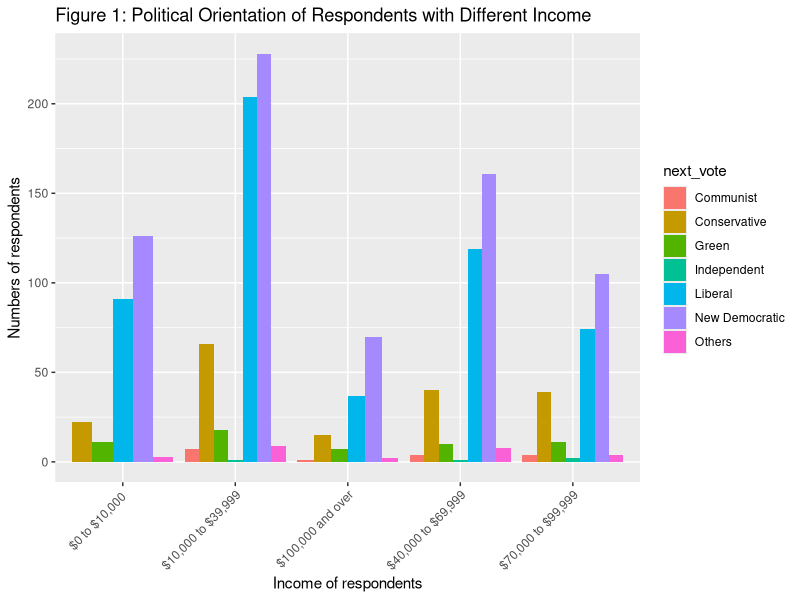
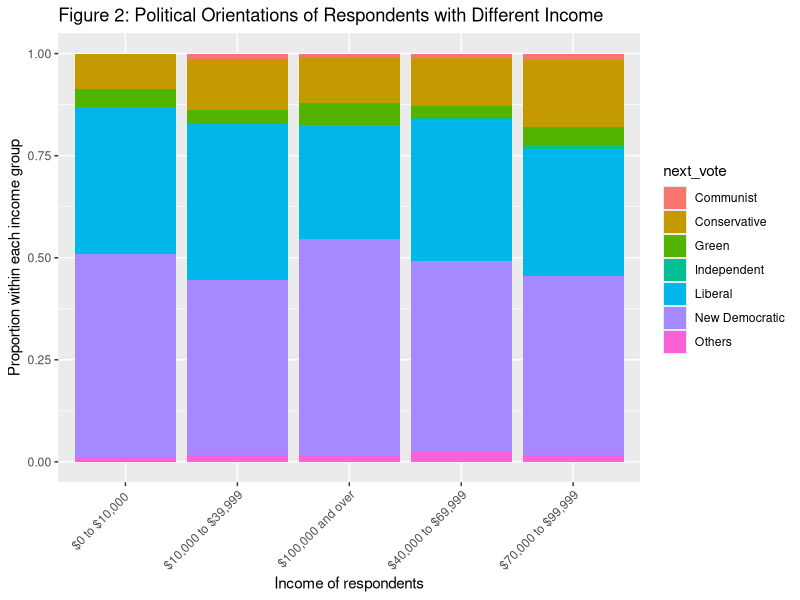
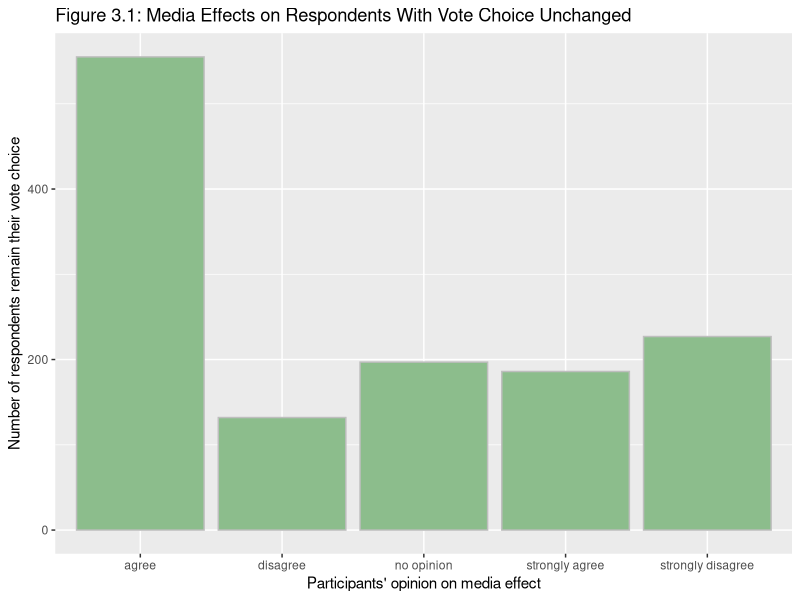
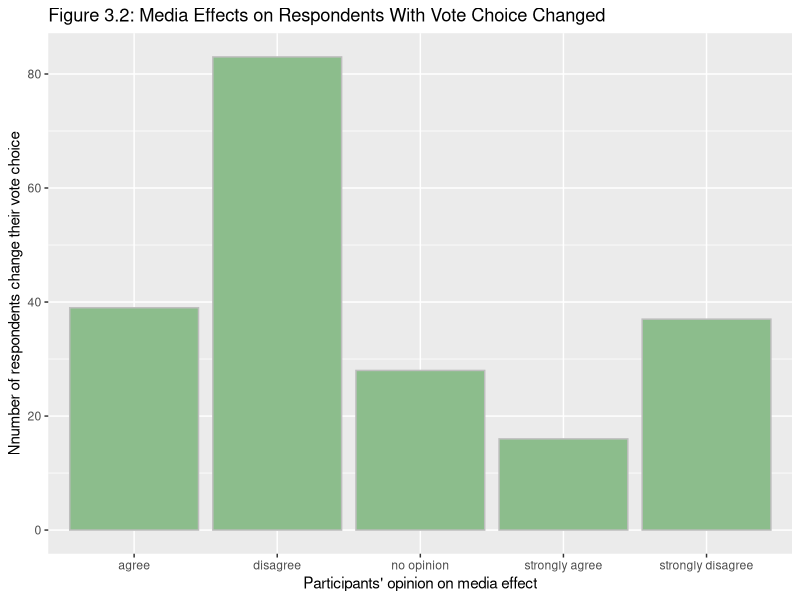
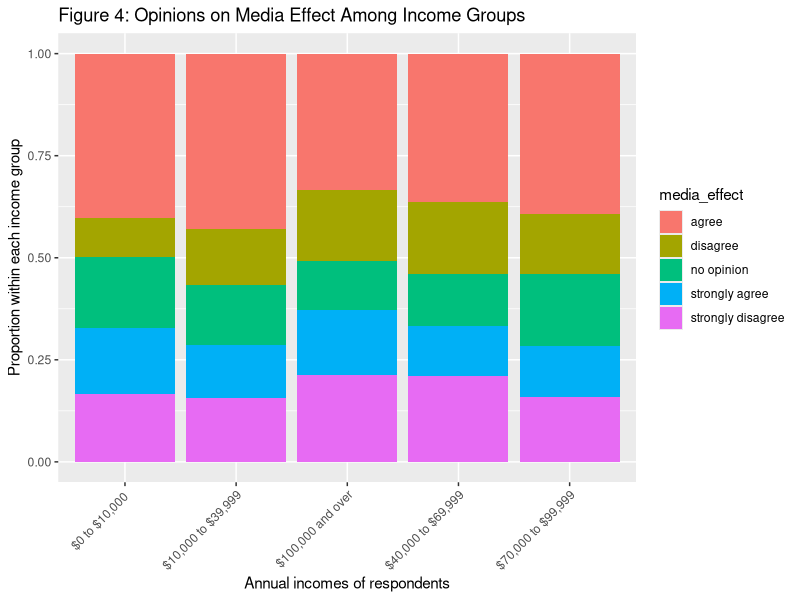
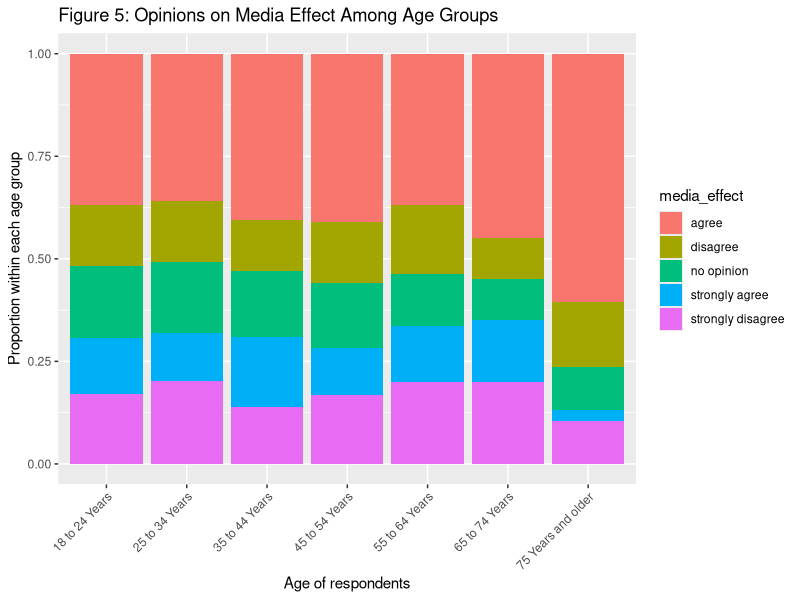
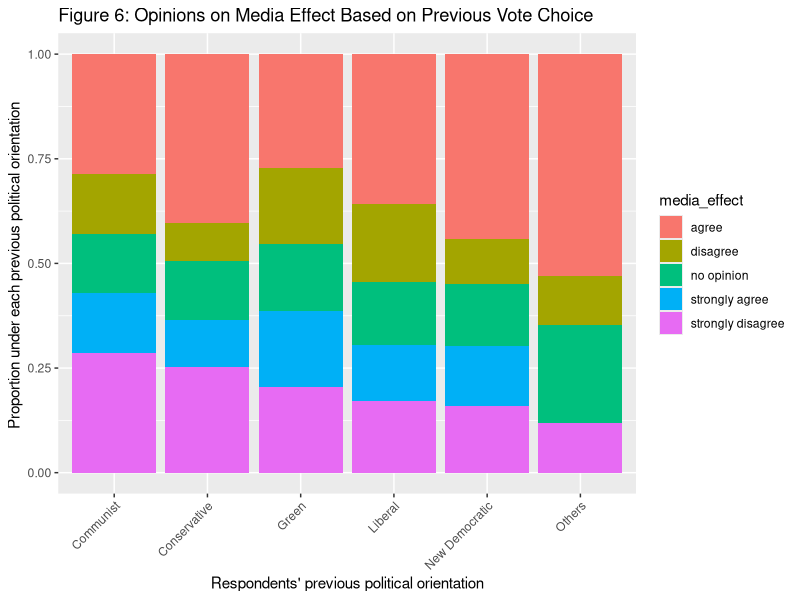
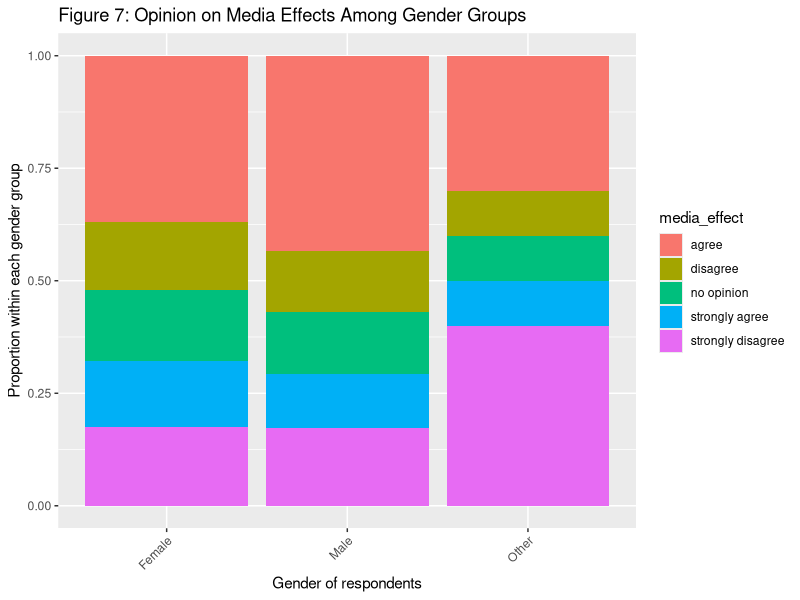

The R source for these figures, in order: (Note: this script raises an error after producing the figures.)
## ---- chunk 1
# set op or download pakages
knitr::opts_chunk$set(echo = TRUE)
library(tidyverse)
library(ggplot2)
#install.packages("ggthemes")
library(ggthemes)
# install.packages("sampling")
library(sampling)
library(dplyr)
library(tibble)
library(gridExtra)
library(knitr)
## ---- chunk 2
# set population size as 78500
N <- 78500
set.seed(1999) # set seed so that the result could be reproductible
# According to the designed survey questions, simulate dataset
#============Question 1: Simulate data for gender==============
gender_list <- c("Female","Male","Other")
gender <- sample(x=gender_list, N,replace=TRUE,prob=c(0.58,0.41,0.01))

#============Question 2: Simulate age spreads==================
age_list <- c("18 to 24 Years","25 to 34 Years","35 to 44 Years",
              "45 to 54 Years","55 to 64 Years", "65 to 74 Years",
              "75 Years and older") 
age <- sample(x=age_list, N, replace=TRUE,
              prob=c(0.12,0.18,0.2,0.18,0.21,0.09,0.02))

#============Question 3: Simulate participants' annual income===========
income_list<-c("$0 to $10,000 ","$10,000 to $39,999","$40,000 to $69,999",
               "$70,000 to $99,999","$100,000 and over")
income <- sample(x=income_list, N, replace = TRUE,
                prob=c(0.18,0.37,0.23,0.15,0.09))

#============Question 4: Simulate participants' last votes==============
party_list <- c("New Democratic","Liberal","Communist","Independent",
                "Conservative","Green","Others")
last_voted_party <-sample(x = party_list, N, replace =TRUE,
                          prob=c(0.41,0.44,0.005,0.002,0.10,0.033,0.01))

#============Question 5: Simulate satisfaction level of the current ruling party=========
# 1-extremely unsatisfied 2-somehow unsatisfied 3-no opinion
# 4-somehow satisfied 5-exremely satisfied
satisfication_list <- c(1:5)
satisfaction <- rbinom(N, 5, 0.75)

# Generate Population Dataset
mydata <- tibble(gender, age, satisfaction, income, last_voted_party)
## ---- chunk 3
#============Question 6: Simulate participants' next vote=============
party_list <- c("New Democratic","Liberal","Communist","Independent",
                "Conservative","Green","Others")
mydata$next_vote <- NA # create a new variable: next_vote

# group the population by measurements' last votes
last_vote_ND <- nrow(mydata[mydata$last_voted_party=="New Democratic",])
last_vote_lib <- nrow(mydata[mydata$last_voted_party=="Liberal",])
last_vote_com <- nrow(mydata[mydata$last_voted_party=="Communist",])
last_vote_indep <- nrow(mydata[mydata$last_voted_party=="Independent",])
last_vote_conser <- nrow(mydata[mydata$last_voted_party=="Conservative",])
last_vote_green <- nrow(mydata[mydata$last_voted_party=="Green",])
last_other <- nrow(mydata[mydata$last_voted_party=="Others",])

# simulate their next votes with different probabilities
will_vote_ND <- sample(party_list, last_vote_ND, replace=TRUE,
                       prob=c(0.95,0.023,0.008,0.002,0.003,0.004,0.01))
will_vote_lib <- sample(party_list, last_vote_lib, replace=TRUE,
                       prob=c(0.14,0.77,0.005,0.002,0.04,0.033,0.01))
will_vote_com <- sample(party_list, last_vote_com, replace=TRUE,
                       prob=c(0.07,0.05,0.85,0.005,0.005,0.01,0.01))
will_vote_indep <- sample(party_list, last_vote_indep, replace=TRUE,
                       prob=c(0.004,0.009,0.005,0.96,0.01,0.002,0.01))
will_vote_conser <- sample(party_list, last_vote_conser, replace=TRUE,
                       prob=c(0.01,0.002,0.001,0.023,0.95,0.004,0.01))
will_vote_green <-sample(party_list, last_vote_green, replace=TRUE,
                       prob=c(0.139,0.04,0.004,0.002,0.005,0.8,0.01))
will_vote_other <- sample(party_list, last_other, replace=TRUE,
                       prob=c(0.1,0.038,0.005,0.002,0.10,0.03,0.86))

# simulate participants' next voting based on their votes on last election
mydata$next_vote[mydata$last_voted_party=="New Democratic"] <- will_vote_ND
mydata$next_vote[mydata$last_voted_party=="Liberal"] <- will_vote_lib
mydata$next_vote[mydata$last_voted_party=="Communist"] <- will_vote_com
mydata$next_vote[mydata$last_voted_party=="Independent"] <- will_vote_indep
mydata$next_vote[mydata$last_voted_party=="Conservative"] <- will_vote_conser
mydata$next_vote[mydata$last_voted_party=="Green"] <- will_vote_green
mydata$next_vote[mydata$last_voted_party=="Others"] <- will_vote_other
## ---- chunk 4
#============Question 7: Simulate the audience opinion on media effect on voting======
# set the scales according to the survey question on participants' opinion on media
media_list <- c("strongly agree","agree","no opinion","disagree","strongly disagree")
mydata <- mutate(mydata, media_effect=NA) #create a new empty variable

# record the measurements that plan to vote for different party
vote_diff <- nrow(mydata[mydata$last_voted_party!=mydata$next_vote,])
vote_same <- nrow(mydata[mydata$last_voted_party==mydata$next_vote,])

# simulate party-switching participants' opinions on media effect
agree_opinion <- sample(media_list, vote_same, replace = TRUE,
                       prob = c(0.15,0.45, 0.15, 0.1, 0.15))
disagree_opinion <- sample(media_list, vote_diff, replace = TRUE,
                          prob = c(0.05,0.2,0.15,0.45,0.15))
# frame the simulation into dataset
mydata$media_effect[mydata$last_voted_party==mydata$next_vote] <- agree_opinion
mydata$media_effect[mydata$last_voted_party!=mydata$next_vote] <- disagree_opinion
## ---- chunk 5
# perform random selection without replacement
# we set ideal sample size n as 1500
srswor_sample <- sample(1:N, 1500, replace = FALSE)
# store the sample dataset for the following analysis
mydata <- mydata %>% slice(srswor_sample)
## ---- chunk 6
# simulated distribution of satisfaction data
# assuming satisfaction scores follows a binomial distribution
# binomial(N, 5, 0.75)
# ~N(5*0.75, 5*0.75*(1-0.75)) -> N(3.75, 0.9375)

n<-1500 #define the sample size
# calculate 95% confidence interval of population mean
# get sample mean and its standard deviation
summary(mydata$satisfaction)
sd(mydata$satisfaction)
# calculate the marginal error
margin_error <- qt(.95,n-1)*sd(mydata$satisfaction)/sqrt(n)
# calculate the CI
lower_bound <- mean(mydata$satisfaction) - margin_error
upper_bound <- mean(mydata$satisfaction) + margin_error
lower_bound
upper_bound
# calculate estimation of the variance of population satisfaction scores
pop_satisfaction_var <- (1-(n/N))*var(mydata$satisfaction)/n
pop_satisfaction_var
## ---- chunk 7
mydata %>%
 ggplot(aes(x=`income`,fill=`next_vote`)) +
  geom_bar(position="dodge")+
  scale_color_fivethirtyeight() +
  ylab("Numbers of respondents") +
  xlab("Income of respondents") +
  theme(axis.text.x = element_text(angle = 45, hjust=1)) +
  ggtitle("Figure 1: Political Orientation of Respondents with Different Income")

mydata %>%
ggplot(aes(x=`income`,fill=`next_vote`)) +
  geom_bar(position="fill") +
  scale_color_fivethirtyeight() +
  theme(axis.text.x = element_text(angle = 45, hjust=1)) +
  ylab('Proportion within each income group') +
  xlab("Income of respondents") +
  ggtitle("Figure 2: Political Orientations of Respondents with Different Income")
## ---- chunk 8
# want to plot the opinion on media effect of audience who plan to vote differently
# first, create new column to record differences between two votes
mydata$party_choice <-ifelse(mydata$last_voted_party == mydata$next_vote,
                             'remain', 'switch')
p1 <- mydata %>% 
  filter(party_choice=="remain") %>%
  ggplot(aes(x=media_effect, group=party_choice)) +
  geom_bar(fill='#8CBD8C',col='grey') +
  xlab("Participants' opinion on media effect") +
  ylab("Number of respondents remain their vote choice") +
  ggtitle('Figure 3.1: Media Effects on Respondents With Vote Choice Unchanged')

p2 <- mydata %>% 
  filter(party_choice !="remain") %>%
  ggplot(aes(x=media_effect, group=party_choice)) +
  geom_bar(fill='#8CBD8C',col='grey') +
  xlab("Participants' opinion on media effect") +
  ylab("Nnumber of respondents change their vote choice") +
  ggtitle('Figure 3.2: Media Effects on Respondents With Vote Choice Changed')

p1
p2
## ---- chunk 9
mydata %>%
  ggplot(aes(x=`income`,fill=`media_effect`)) +
  geom_bar(position="fill") +
  scale_color_fivethirtyeight() +
  theme(axis.text.x = element_text(angle = 45, hjust=1)) +
  ylab("Proportion within each income group") +
  xlab("Annual incomes of respondents") +
  ggtitle("Figure 4: Opinions on Media Effect Among Income Groups")
## ---- chunk 10
mydata %>%
  ggplot(aes(x=`age`,fill=`media_effect`)) +
  geom_bar(position="fill") +
  scale_color_fivethirtyeight() +
  theme(axis.text.x = element_text(angle = 45, hjust=1)) +
  ylab("Proportion within each age group") +
  xlab("Age of respondents") +
  ggtitle("Figure 5: Opinions on Media Effect Among Age Groups")
## ---- chunk 11
mydata %>%
ggplot(aes(x=`last_voted_party`,fill=`media_effect`)) +
  geom_bar(position="fill") +
  scale_color_fivethirtyeight()+
  theme(axis.text.x = element_text(angle = 45, hjust=1)) +
  ylab("Proportion under each previous political orientation ") +
  xlab("Respondents' previous political orientation") +
  ggtitle("Figure 6: Opinions on Media Effect Based on Previous Vote Choice")
## ---- chunk 12
mydata %>%
ggplot(aes(x=`gender`,fill=`media_effect`)) +
  geom_bar(position="fill") +
  scale_color_fivethirtyeight() +
  theme(axis.text.x = element_text(angle = 45, hjust=1)) +
  ylab("Proportion within each gender group") +
  xlab("Gender of respondents") +
  ggtitle("Figure 7: Opinion on Media Effects Among Gender Groups")
## ---- chunk 13
# screen shots of survey
knitr::include_graphics(c("/cloud/project/0001.jpg",
                          "/cloud/project/0002.jpg",
                          "/cloud/project/0003.jpg",
                          "/cloud/project/0004.jpg"
                          ))
## ---- chunk 14
# screen shots of survey
# for kniting pdf on local r studio
knitr::include_graphics(c("/Users/yangjinghan/Documents/0001.png",
                          "/Users/yangjinghan/Documents/0002.png",
                          "/Users/yangjinghan/Documents/0003.png",
                          "/Users/yangjinghan/Documents/0004.png"))
